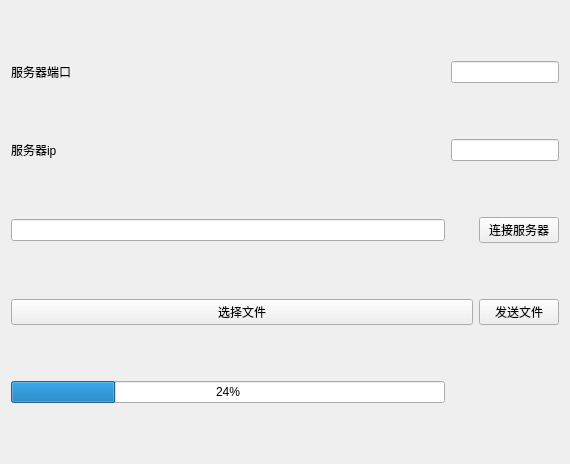
<?xml version="1.0" encoding="UTF-8"?>
<ui version="4.0">
 <class>Widget</class>
 <widget class="QWidget" name="Widget">
  <property name="geometry">
   <rect>
    <x>0</x>
    <y>0</y>
    <width>570</width>
    <height>464</height>
   </rect>
  </property>
  <property name="windowTitle">
   <string>Widget</string>
  </property>
  <layout class="QGridLayout" name="gridLayout">
   <item row="0" column="0">
    <widget class="QLabel" name="label">
     <property name="text">
      <string>服务器端口</string>
     </property>
    </widget>
   </item>
   <item row="1" column="1" colspan="2">
    <widget class="QLineEdit" name="ip_edit"/>
   </item>
   <item row="2" column="0">
    <widget class="QLineEdit" name="socke_state"/>
   </item>
   <item row="0" column="1" colspan="2">
    <widget class="QLineEdit" name="port_edit"/>
   </item>
   <item row="4" column="0" colspan="2">
    <widget class="QPushButton" name="chose_file">
     <property name="text">
      <string>选择文件</string>
     </property>
    </widget>
   </item>
   <item row="4" column="2">
    <widget class="QPushButton" name="send_file">
     <property name="text">
      <string>发送文件</string>
     </property>
    </widget>
   </item>
   <item row="1" column="0">
    <widget class="QLabel" name="label_2">
     <property name="text">
      <string>服务器ip</string>
     </property>
    </widget>
   </item>
   <item row="5" column="0">
    <widget class="QProgressBar" name="show_process">
     <property name="value">
      <number>24</number>
     </property>
    </widget>
   </item>
   <item row="2" column="2">
    <widget class="QPushButton" name="con_server">
     <property name="text">
      <string>连接服务器</string>
     </property>
    </widget>
   </item>
  </layout>
 </widget>
 <layoutdefault spacing="6" margin="11"/>
 <resources/>
 <connections/>
</ui>
